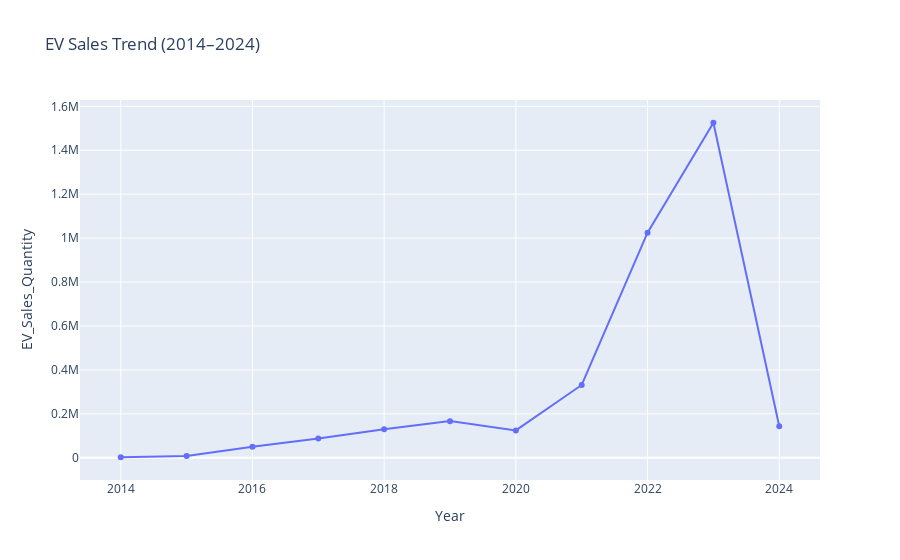

The code cell stored with this chart in its notebook:
### Code cell
# 1. EV Sales Trend
yearly_sales = df.groupby("Year")["EV_Sales_Quantity"].sum().reset_index()

fig1 = px.line(yearly_sales, x="Year", y="EV_Sales_Quantity",title="EV Sales Trend (2014–2024)", markers=True)
fig1.show()

### Figure 1 — Plotly figure (JSON) as saved in the notebook; plotly's stock layout.template omitted (floating-point values rounded to 4 significant figures)
{"data": [{"hovertemplate": "Year=%{x}<br>EV_Sales_Quantity=%{y}<extra></extra>", "legendgroup": "", "line": {"color": "#636efa", "dash": "solid"}, "marker": {"symbol": "circle"}, "mode": "lines+markers", "name": "", "orientation": "v", "showlegend": false, "type": "scatter", "x": [2014, 2015, 2016, 2017, 2018, 2019, 2020, 2021, 2022, 2023, 2024], "xaxis": "x", "y": [2392.0, 7805.0, 49860.0, 87420.0, 130300.0, 166800.0, 124700.0, 331500.0, 1025000.0, 1525000.0, 143200.0], "yaxis": "y"}], "layout": {"legend": {"tracegroupgap": 0}, "title": {"text": "EV Sales Trend (2014–2024)"}, "xaxis": {"anchor": "y", "domain": [0, 1], "title": {"text": "Year"}}, "yaxis": {"anchor": "x", "domain": [0, 1], "title": {"text": "EV_Sales_Quantity"}}}}
